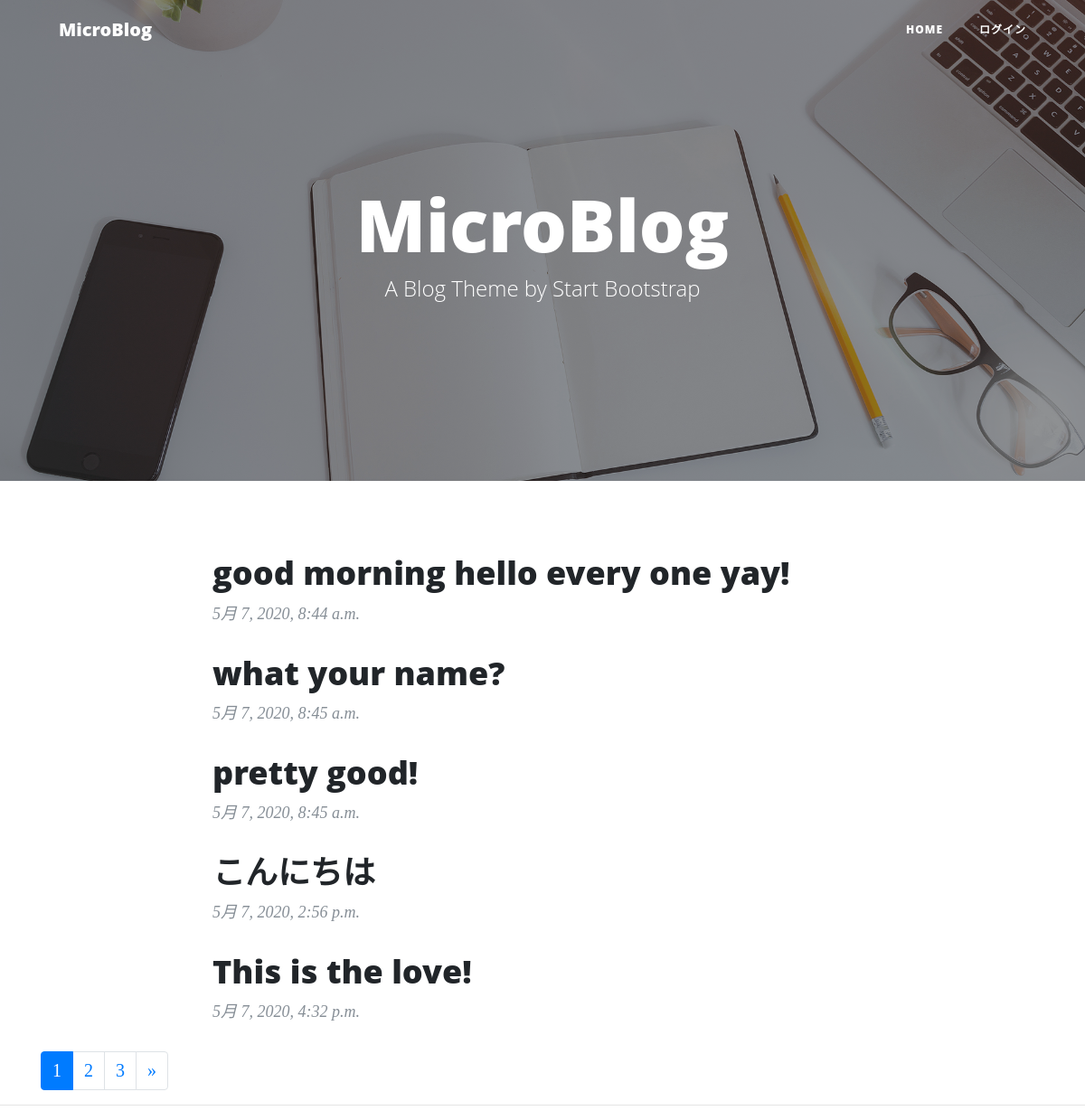
The page / on the database its author committed.
### blog/models.py (models this page shows)
class Blog(models.Model):
    content = models.CharField(max_length=140)
    posted_date = models.DateTimeField(auto_now_add=True)

### blog/views.py (the view)
# urls.py: path('', BlogListView.as_view(), name='index'),
class BlogListView(ListView):
    model = Blog
    paginate_by = 5
    context_object_name = 'blogs'

### blog/templates/blog/blog_list.html (shortened to what this page needs)
{% extends "base.html" %}
{% block body %}
<div class="row">
    <div class="col-lg-8 col-md-10 mx-auto">
        {% for blog in blogs %}
        <div class="post-preview">
            <a href="{% url 'detail' blog.id %}">
                <h2 class="post-title">
                    {{ blog.content }}
                </h2>
            </a>
            <p class="post-meta">{{ blog.posted_date }}</p>
        </div>
        {% endfor %}
    </div>
</div>
{% if is_paginated %}
<nav aria-label="Page navigation example">
    <ul class="pagination">
        {% for page in paginator.page_range %}
        <li class="page-item {% if page == page_obj.number %} active {% endif %}">
            <a class="page-link" href="?page={{ page }}">{{ page }}</a>
        </li>
        {% endfor %}
        {% if page_obj.has_next %}
        <li class="page-item">
            <a class="page-link" href="?page={{ page_obj.next_page_number }}"
               aria-label="Next">
                <span aria-hidden="true">&raquo;</span>
            </a>
        </li>
        {% endif %}
    </ul>
</nav>
{% endif %}
{% endblock %}

### blog/templates/base.html (shortened to what this page needs)
{% load static %}
<!DOCTYPE html>
<html lang="en">
<head>
    <link href="{% static 'vendor/bootstrap/css/bootstrap.min.css' %}"
          rel="stylesheet">
    <link href="{% static 'css/clean-blog.min.css' %}" rel="stylesheet">
</head>
<body>
{% include "navi.html" %}
<header class="masthead"
        style="background-image: url({% static 'img/home-bg.jpg' %})">
    <div class="overlay"></div>
    <div class="container">
        <div class="row">
            <div class="col-lg-8 col-md-10 mx-auto">
                <div class="site-heading">
                    <h1>MicroBlog</h1>
                    <span class="subheading">A Blog Theme by Start Bootstrap</span>
                </div>
            </div>
        </div>
    </div>
</header>
<div class="container">
    {% block body %}{% endblock %}
</div>
<hr>
</body>
</html>

### blog/templates/navi.html (shortened to what this page needs)
<nav class="navbar navbar-expand-lg navbar-light fixed-top" id="mainNav">
    <div class="container">
        <a class="navbar-brand" href="{% url 'index' %}">MicroBlog</a>
        <div class="collapse navbar-collapse" id="navbarResponsive">
            <ul class="navbar-nav ml-auto">
                <li class="nav-item">
                    <a class="nav-link" href="{% url 'index' %}">Home</a>
                </li>
                {% if user.is_authenticated %}
                <li class="nav-item">
                    <a class="nav-link" href="#">{{ user.username }}</a>
                </li>
                <li class="nav-item">
                    <a class="nav-link" href="{% url 'logout' %}">ログアウト</a>
                </li>
                {% else %}
                <li class="nav-item">
                    {% if 'logout' in request.path %}
                    <a class="nav-link"
                       href="{% url 'login' %}">ログイン</a>
                    {% else %}
                    <a class="nav-link"
                       href="{% url 'login' %}?next={{ request.path }}">ログイン</a>
                    {% endif %}
                </li>
                {% endif %}
            </ul>
        </div>
    </div>
</nav>

### rows shown on the page
Blog: content "good morning hello every one yay!", posted_date "5月 7, 2020, 8:44 a.m."
Blog: content "what your name?", posted_date "5月 7, 2020, 8:45 a.m."
Blog: content "pretty good!", posted_date "5月 7, 2020, 8:45 a.m."
Blog: content "こんにちは", posted_date "5月 7, 2020, 2:56 p.m."
Blog: content "This is the love!", posted_date "5月 7, 2020, 4:32 p.m."

### other values the page prints
{{ page }} "1" "2" "3"
